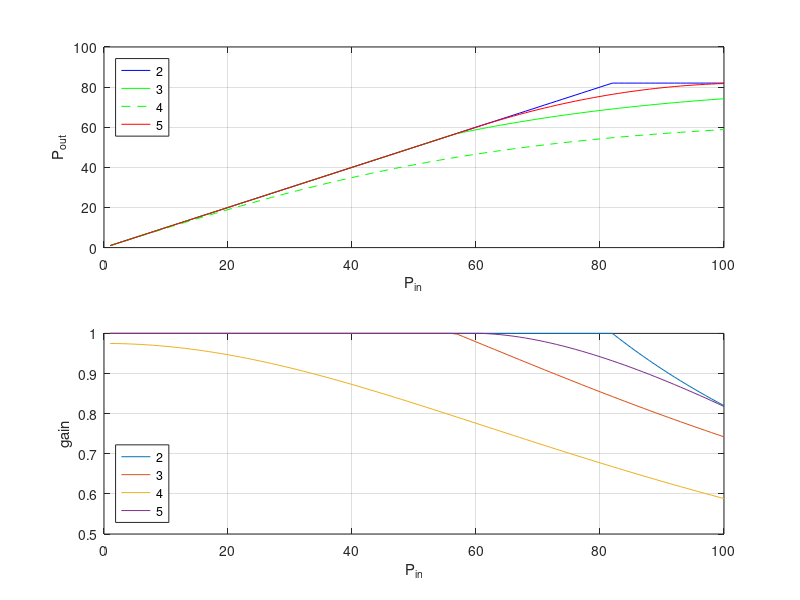

The MATLAB script that drew this image:
% %%
function [gain] = agc_lut(~)
    n = 100;
    P_in = 1:n;

    lut = ones(n,7);
    lut(:,1) = 1:n;

    % ideal
    max = 82;
    for i = 1:n
        if i < max
            lut(i,2) = 1;
        else
            lut(i,2) = max / P_in(i);
        end
    end
    
    % tanh 1, index 3
    a = 0.015;
    b = 82;
    y_tanh = b .* (1 - exp(-a.*2.*P_in)) ./ (1 + exp(-a.*2.*P_in));
    lut(57:end, 3) = y_tanh(57:end) ./ P_in(57:end);
    
    % tanh 2, index 4
    a = 0.015;
    b = 65; 
    y_tanh = b .* (1 - exp(-a.*2.*P_in)) ./ (1 + exp(-a.*2.*P_in));
    lut(1:end, 4) = y_tanh(1:end) ./ P_in(1:end);
  
    % polynomial 1, index 5
    x_poly = [60 61 105 106];
    y_poly = [60 61 82 82];
    p_coeff = polyfit(x_poly, y_poly, 2);
    yy = polyval(p_coeff, P_in);
    lut(62:end, 5) = yy(62:end) ./ P_in(62:end);
    
%     % polynomial 1, index 5, dB
%     x_poly = [10^6.0 10^6.1 10^10.5 10^10.6];
%     y_poly = [10^6.0 10^6.1 10^8.2 10^8.2];
%     p_coeff = polyfit(x_poly, y_poly, 2);
%     yy = polyval(p_coeff, P_in);
%     lut(62:end, 5) = yy(62:end) ./ P_in(62:end);
    
    % polynomial 2, index 6
    x_poly = [20 50 51];
    y_poly = [20 45 45];
    p_coeff = polyfit(x_poly, y_poly, 2);
    yy = polyval(p_coeff, P_in);
    lut(44:end, 6) = yy(44:end) ./ P_in(44:end);
    
    % polynomial 3, index 7
    x_poly = [38 56 75 80];
    y_poly = [40 46 42 40];
    p_coeff = polyfit(x_poly, y_poly, 3);
    yy = polyval(p_coeff, P_in);
    lut(43:end, 7) = yy(43:end) ./ P_in(43:end);
    
    % return prefered lookup table
    % 2 = ideal
    % 3 = tanh 1
    % 4 = tanh 2
    % 5 = polynomial 1
    % 6 = polynomial 2
    % 7 = polynomial 3
    gain = lut(:,5);

if 1 == 1
    clf;
    figure(2)
    subplot(211)
    plot(P_in, P_in'.*lut(P_in,2), 'b') % 2
    hold on
    grid on
    plot(P_in, P_in'.*lut(P_in,3), 'g') % 3
    plot(P_in, P_in'.*lut(P_in,4), 'g--') % 4
    plot(P_in, P_in'.*lut(P_in,5), 'r') % 5
    % plot(P_in, P_in'.*lut(P_in,6), 'r--') % 6
    % plot(P_in, P_in'.*lut(P_in,7), 'r.') % 7
    legend('2','3','4','5','Location','northwest')
    xlabel('P_{in}')
    ylabel('P_{out}')
    subplot(212)
    plot(P_in, lut(:,2:5))
    legend('2','3','4','5','Location','southwest')
    xlabel('P_{in}')
    ylabel('gain')
    grid on
end
end

%% polynomial
% clf
% x_poly = [60 61 105 106];
% y_poly = [60 61 82 82];
% p_coeff = polyfit(x_poly, y_poly, 2);
% xx = linspace(0,130, 131);
% yy = polyval(p_coeff, xx);
% 
% plot(xx,yy, xx,xx,'r--',xx,82,'r--')
% grid on
% axis([0 130 0 85]);

clf
x_poly = [10^6.0 10^10.5 10^10.6];
y_poly = [10^6.0 10^8.2 10^8.2];
p_coeff = polyfit(x_poly, y_poly, 2);
xx = linspace(0,10^13.0);
yy = polyval(p_coeff, xx);

% plot(xx,yy, xx,xx,'r--',xx,82,'r--')
plot(10.*log10(real(xx)), 10.*log10(real(yy)))
grid on
% axis([0 130 0 85]);

% clf
% x_poly = [40 41 80 81];
% y_poly = [40 41 62 62];
% p_coeff = polyfit(x_poly, y_poly, 2);
% xx = linspace(0,130, 131);
% yy = polyval(p_coeff, xx);
% 
% plot(xx,yy, xx,xx,'r--',xx,82,'r--')
% grid on
% axis([0 130 0 85]);
% 
% 
% % %% tanh
% % clf
% a = 0.015;
% b = 82;
% x = linspace(0,130);
% y = b .* (1 - exp(-a.*2.*x)) ./ (1 + exp(-a.*2.*x));
% hold on
% plot(x,y,'g', x,x,'r--')
% % grid on
% % axis([0 130 0 85]);

% %%
% clf
% a = 0.015;
% b = 75;
% x = linspace(0,130);
% y = b .* (1 - exp(-a.*2.*x)) ./ (1 + exp(-a.*2.*x));
% hold on
% plot(x,y,'g', x,x,'r--',x,82,'r--')
% grid on
% % axis([0 130 0 85]);
